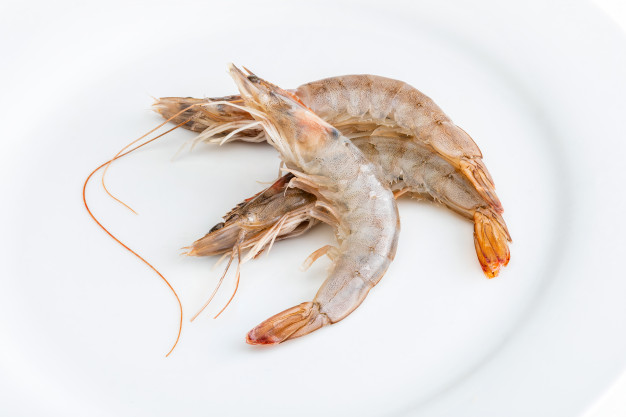
#> input picture camarao.jpg, 626 x 417 px
$ python histogram-rgb.py
#> lines starting #> are read from the running program, lines starting #| are printed output that depends on the picture
#  projeto em python:
#- carregar uma imagem: jpg, png ou titf
#- visualizar o histograma de cor de cada canal (r, g, b)
# dependencias : OpenCV e Matplotlib

import numpy as np
import cv2 as cv
from matplotlib import pyplot as plt

img = cv.imread("camarao.jpg") # aceita formatos extras .jpg, png e .tiff
#> img is the input picture: shape (417, 626, 3); mean B, G, R 223.1, 225.8, 231.3
b, g, r = cv.split(img)
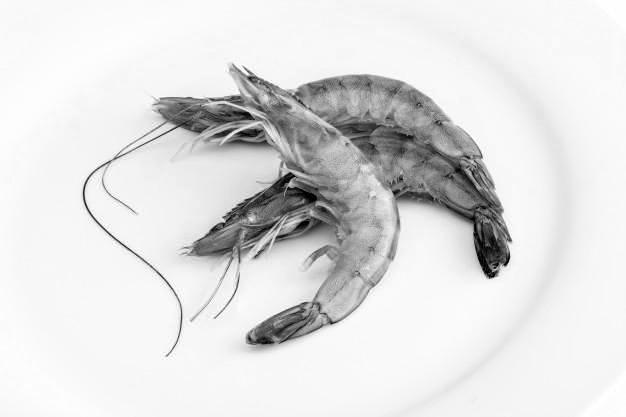
#> b: shape (417, 626); min 0, max 255, mean 223.1
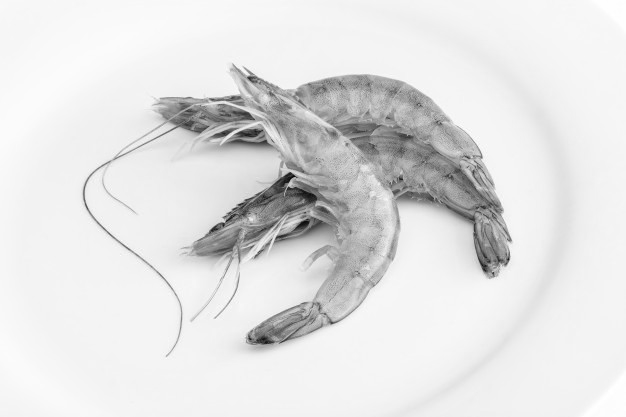
#> g: shape (417, 626); min 7, max 255, mean 225.8
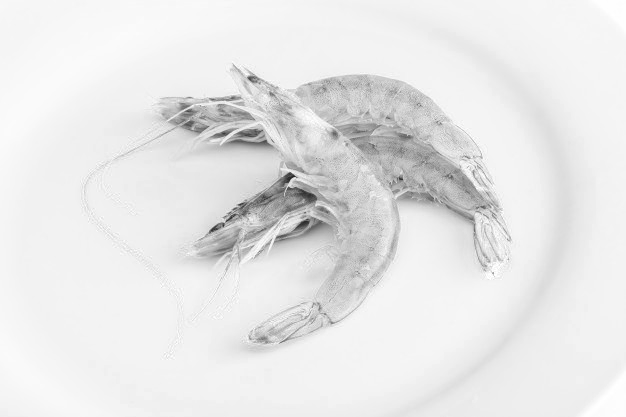
#> r: shape (417, 626); min 35, max 255, mean 231.3
cv.imshow("Resultado", img)

red = plt.subplot(331)
red = plt.hist(r.ravel(), 256, [0, 256], color="red")

green = plt.subplot(332)
green = plt.hist(g.ravel(), 256, [0, 256], color="green")

blue = plt.subplot(333)
blue = plt.hist(b.ravel(), 256, [0, 256], color="blue")

rgb = plt.subplot(212)
rgb = plt.hist(r.ravel(), 256, [0, 256], color="red") + plt.hist(g.ravel(), 256, [0, 256], color="green") + plt.hist(b.ravel(), 256, [0, 256], color="blue" )
#> rgb = 9 items


plt.show()
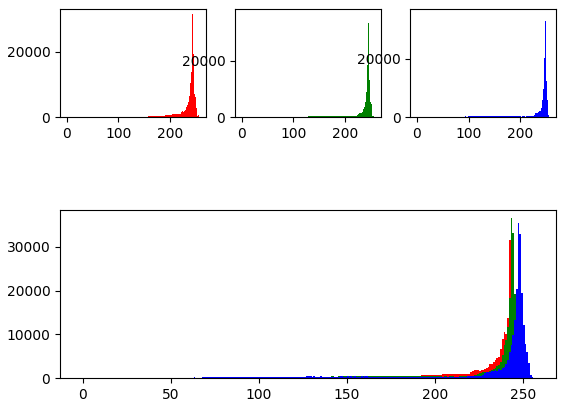
#> figure drawn by matplotlib, 4 panels; panel 1: tallest bar 31558 high, from x = 242 to 243; panel 2: tallest bar 36493 high, from x = 243 to 244; panel 3: tallest bar 35361 high, from x = 247 to 248; panel 4: tallest bar 31558 high, from x = 242 to 243

cv.waitKey(0)
cv.destroyAllWindows()

$ run again, with histograma.jpg copied over camarao.jpg
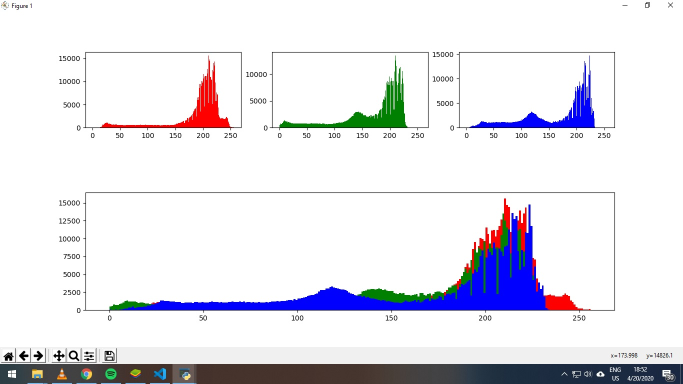
#> input picture histograma.jpg, 1366 x 768 px (shown at 1/2 size)
#> img is the input picture: shape (768, 1366, 3); mean B, G, R 235.4, 228.2, 229.1
#> `b, g, r = cv.split(img)`:
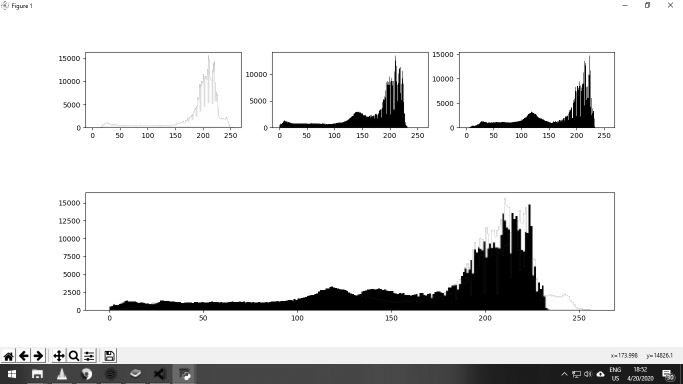
#> r: shape (768, 1366) (shown at 1/2 size); min 0, max 255, mean 229.1
#> rgb = 9 items
#> `plt.show()`:
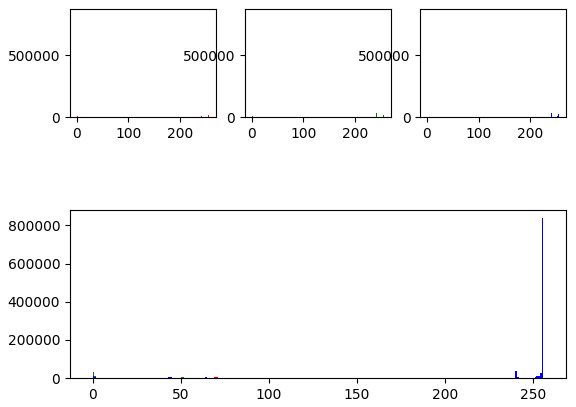
#> figure drawn by matplotlib, 4 panels; panel 1: tallest bar 837002 high, from x = 255 to 256; panel 2: tallest bar 836865 high, from x = 255 to 256; panel 3: tallest bar 836622 high, from x = 255 to 256; panel 4: tallest bar 837002 high, from x = 255 to 256
